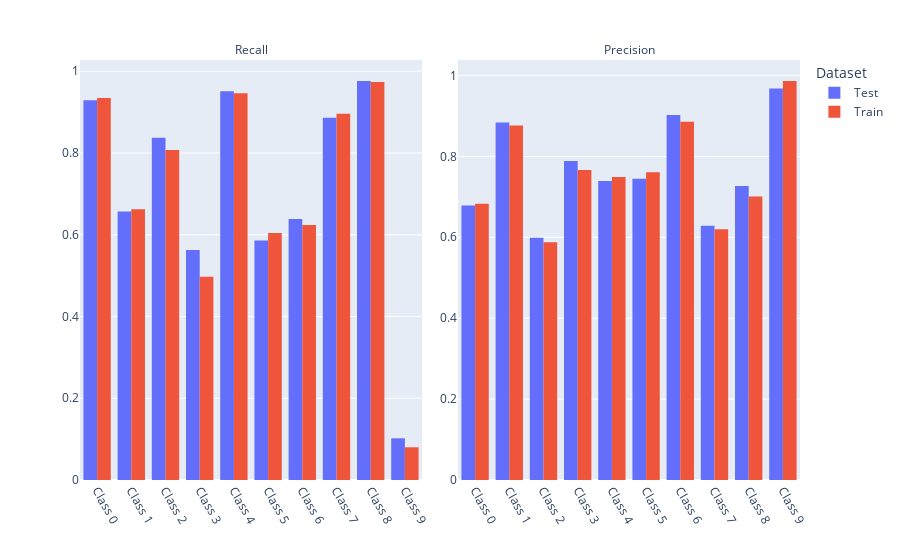

Here is the notebook cell this chart was saved with:
### Markdown cell above
## Running peformance report on classification

### Code cell
from deepchecks.vision.utils.classification_formatters import ClassificationPredictionFormatter
check = PerformanceReport(prediction_formatter=ClassificationPredictionFormatter(nn.Softmax(dim=1)))
check.run(train_ds, test_ds, model)

### Figure 1 — Plotly figure (JSON) as saved in the notebook; plotly's stock layout.template omitted (floating-point values rounded to 4 significant figures)
{"data": [{"alignmentgroup": "True", "bingroup": "x", "histfunc": "sum", "hovertemplate": "Dataset=Test<br>Metric=Recall<br>Class=%{x}<br>sum of Value=%{y}<extra></extra>", "legendgroup": "Test", "marker": {"color": "#636efa", "pattern": {"shape": ""}}, "name": "Test", "offsetgroup": "Test", "orientation": "v", "showlegend": true, "type": "histogram", "x": [0, 1, 2, 3, 4, 5, 6, 7, 8, 9], "xaxis": "x", "y": [0.929, 0.657, 0.8376, 0.5629, 0.951, 0.5862, 0.6385, 0.8862, 0.9762, 0.102], "yaxis": "y"}, {"alignmentgroup": "True", "bingroup": "x", "histfunc": "sum", "hovertemplate": "Dataset=Test<br>Metric=Precision<br>Class=%{x}<br>sum of Value=%{y}<extra></extra>", "legendgroup": "Test", "marker": {"color": "#636efa", "pattern": {"shape": ""}}, "name": "Test", "offsetgroup": "Test", "orientation": "v", "showlegend": false, "type": "histogram", "x": [0, 1, 2, 3, 4, 5, 6, 7, 8, 9], "xaxis": "x2", "y": [0.6789, 0.884, 0.5992, 0.7889, 0.7391, 0.7445, 0.9022, 0.6287, 0.727, 0.9681], "yaxis": "y2"}, {"alignmentgroup": "True", "bingroup": "x", "histfunc": "sum", "hovertemplate": "Dataset=Train<br>Metric=Recall<br>Class=%{x}<br>sum of Value=%{y}<extra></extra>", "legendgroup": "Train", "marker": {"color": "#EF553B", "pattern": {"shape": ""}}, "name": "Train", "offsetgroup": "Train", "orientation": "v", "showlegend": true, "type": "histogram", "x": [0, 1, 2, 3, 4, 5, 6, 7, 8, 9], "xaxis": "x", "y": [0.9344, 0.6621, 0.8074, 0.4976, 0.9461, 0.6043, 0.6241, 0.8962, 0.9737, 0.08006], "yaxis": "y"}, {"alignmentgroup": "True", "bingroup": "x", "histfunc": "sum", "hovertemplate": "Dataset=Train<br>Metric=Precision<br>Class=%{x}<br>sum of Value=%{y}<extra></extra>", "legendgroup": "Train", "marker": {"color": "#EF553B", "pattern": {"shape": ""}}, "name": "Train", "offsetgroup": "Train", "orientation": "v", "showlegend": false, "type": "histogram", "x": [0, 1, 2, 3, 4, 5, 6, 7, 8, 9], "xaxis": "x2", "y": [0.6826, 0.8765, 0.5875, 0.766, 0.7493, 0.7608, 0.8858, 0.6199, 0.7009, 0.9864], "yaxis": "y2"}], "layout": {"annotations": [{"font": {}, "showarrow": false, "text": "Recall", "x": 0.2375, "xanchor": "center", "xref": "paper", "y": 1, "yanchor": "bottom", "yref": "paper"}, {"font": {}, "showarrow": false, "text": "Precision", "x": 0.7625, "xanchor": "center", "xref": "paper", "y": 1, "yanchor": "bottom", "yref": "paper"}], "autosize": true, "barmode": "group", "legend": {"title": {"text": "Dataset"}, "tracegroupgap": 0}, "margin": {"t": 60}, "xaxis": {"anchor": "y", "autorange": true, "domain": [0, 0.475], "range": [-0.5, 9.5], "tickangle": 60, "tickprefix": "Class ", "title": {}, "type": "category"}, "xaxis2": {"anchor": "y2", "autorange": true, "domain": [0.525, 1], "matches": "x", "range": [-0.5, 9.5], "tickangle": 60, "tickprefix": "Class ", "title": {}, "type": "category"}, "yaxis": {"anchor": "x", "autorange": true, "domain": [0, 1], "range": [0, 1.028], "showticklabels": true, "title": {}, "type": "linear"}, "yaxis2": {"anchor": "x2", "autorange": true, "domain": [0, 1], "range": [0, 1.038], "showticklabels": true, "title": {}, "type": "linear"}}}
